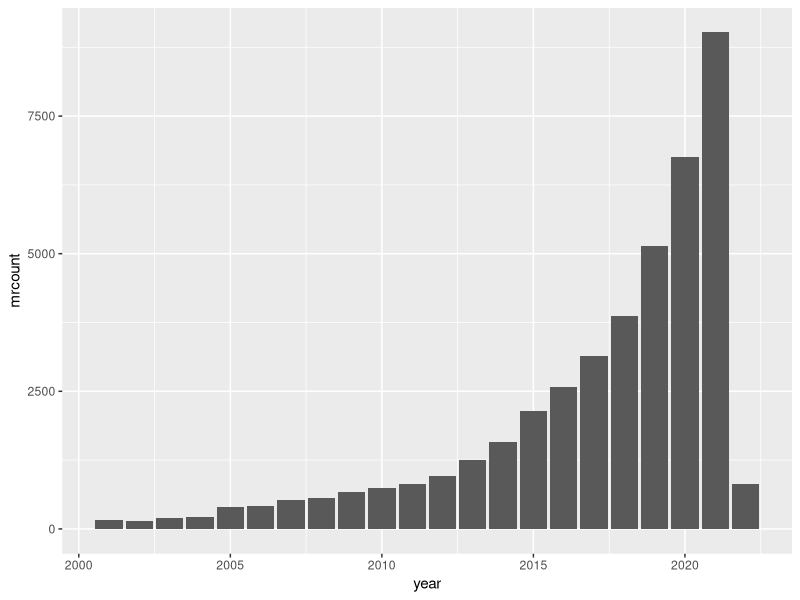
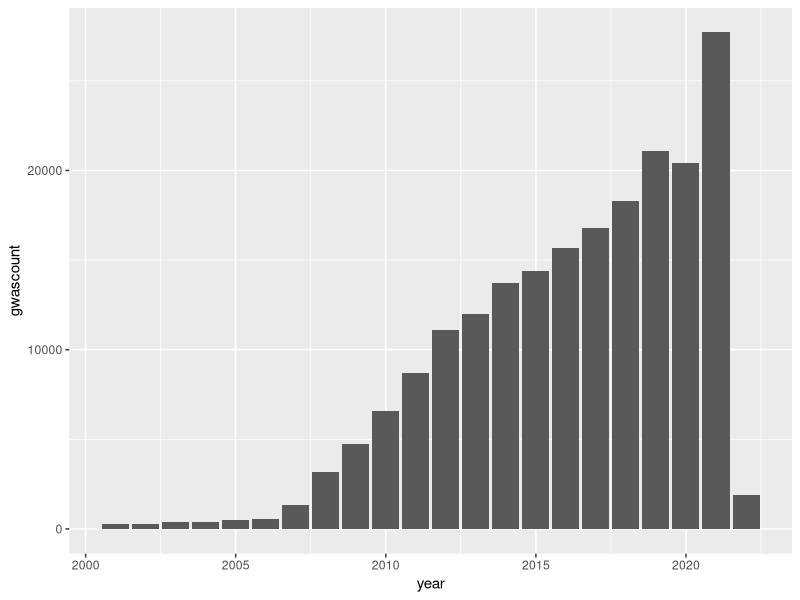

Reproduce these figures in R, in order.
## ---- chunk 1
knitr::opts_chunk$set(echo = TRUE)
## ---- chunk 2
library(dplyr)
dat <- readxl::read_xlsx(path = "data/publication-counts.xlsx", sheet = "counts")
dat %>%
  ggplot2::ggplot(ggplot2::aes(x = year, y = mrcount)) + ggplot2::geom_bar(stat = "identity")
## ---- chunk 3
dat %>%
  ggplot2::ggplot(ggplot2::aes(x = year, y = gwascount)) + ggplot2::geom_bar(stat = "identity")

